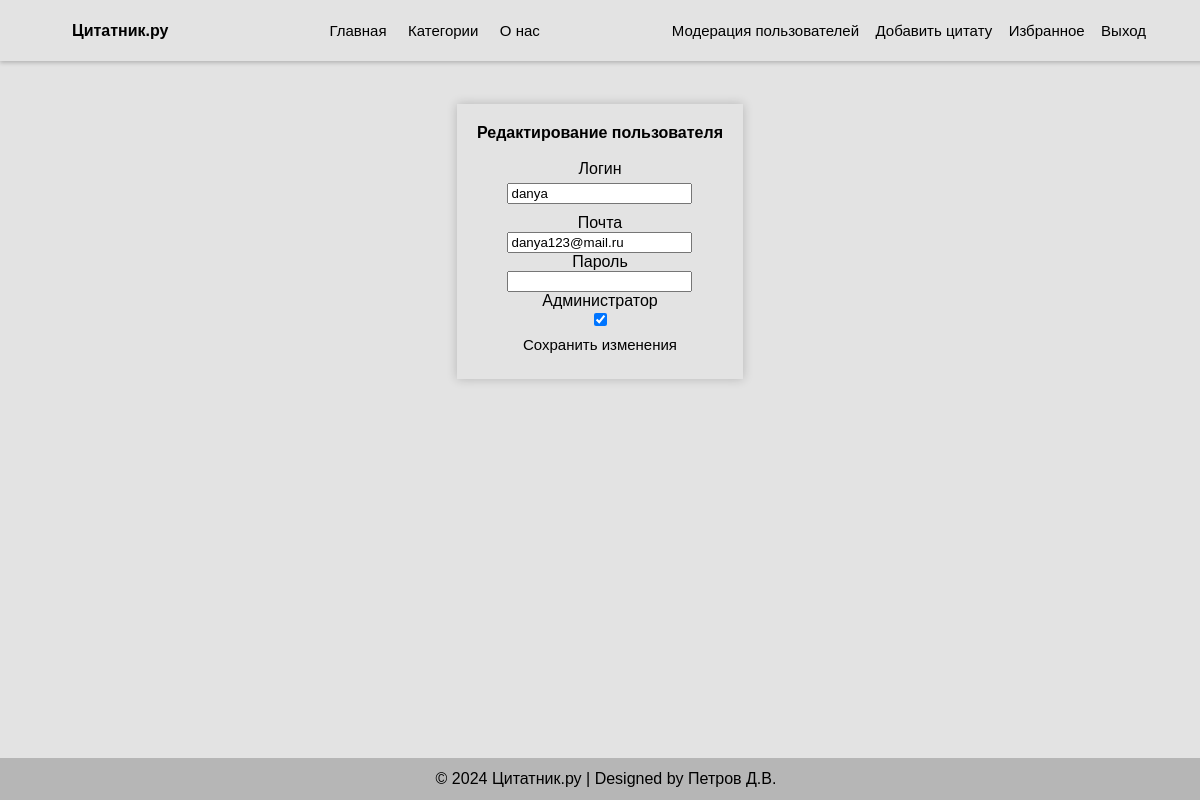
Before: /edit_user/2 (signed in) with the older database file.
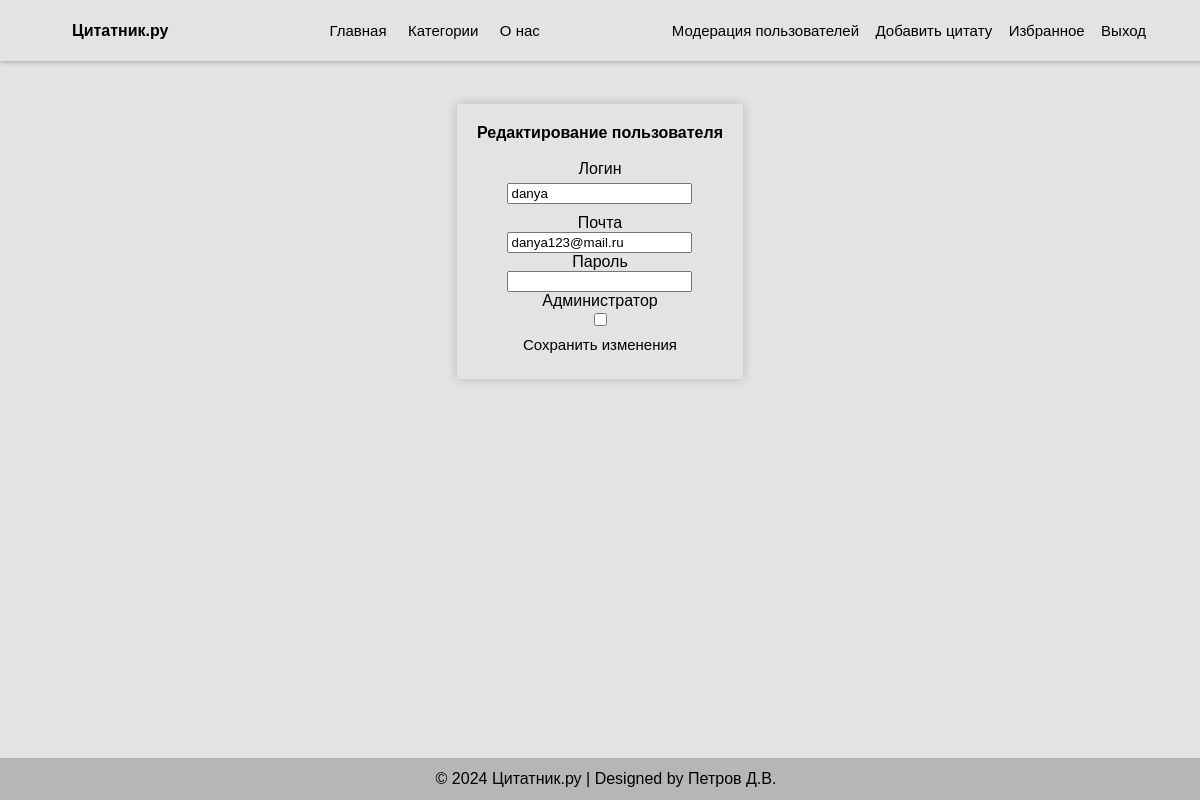
After: the same page with the newer database file.
### app.py (models this page shows, shortened)
class Users(db.Model):
    id = db.Column(db.Integer, primary_key=True)
    login = db.Column(db.String(30), nullable=False)
    password = db.Column(db.String(100), nullable=False)
    email = db.Column(db.String(100), nullable=False)
    favourite = db.Column(db.String(100000))
    admin = db.Column(db.Boolean, default=False)

### app.py (the view, shortened to what this page needs)
@app.route('/edit_user/<int:user_id>', methods=['GET', 'POST'])
@login_required
def edit_user(user_id):
    if not current_user.admin:
        return redirect('/home')
    user = Users.query.get_or_404(user_id)
    return render_template('edit_user.html', user=user)

### UserLogin.py (called while the page is built)
    def fromDB(self, user_id, db, Users):
        self.__user = db.session.query(Users).filter(Users.id == user_id).first()
        if self.__user:
            self.admin = self.__user.admin  # Получаем значение admin из базы данных
        return self

### app.py (called while the page is built)
@login_manager.user_loader
def load_user(user_id):
    return UserLogin().fromDB(user_id, db, Users)

### templates/edit_user.html (shortened to what this page needs)
{% extends 'index.html' %}
{% block authorizaton %}
<a href="/user_moderation">Модерация пользователей</a>
<a href="/create_quote">Добавить цитату</a>
<a href="/favourite">Избранное</a>
<a href="/logout">Выход</a>
{% endblock %}
{% block main %}
<div class="form_create">
    <b>Редактирование пользователя</b><br><br>
    <form method="post">
        <label for="login">Логин</label><br>
        <input type="text" id="login" name="login" value="{{ user.login }}" required><br>
        <label for="email">Почта</label><br>
        <input type="email" id="email" name="email" value="{{ user.email }}" required><br>
        <label for="password">Пароль</label><br>
        <input type="password" id="password" name="password"><br>
        <label for="admin">Администратор</label><br>
        <input type="checkbox" id="admin" name="admin" {% if user.admin %}checked{% endif %}><br>
        <input type="submit" class="button" value="Сохранить изменения">
    </form>
</div>
{% endblock %}

Changed rows visible on the page:
changed Users "danya": admin "☑" → "☐"
